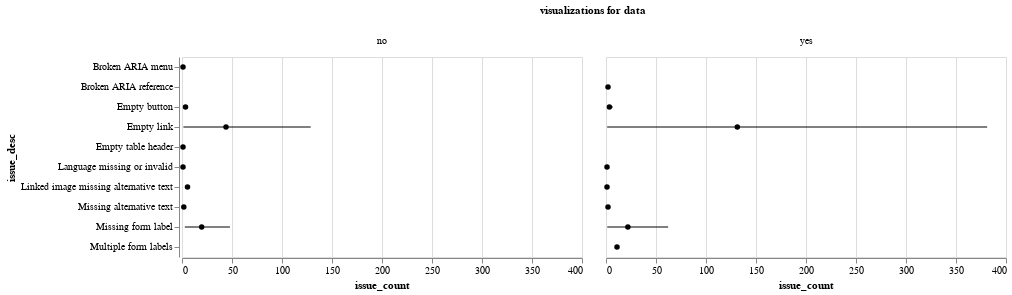

Here is the notebook cell this chart was saved with:
### Code cell
base = alt.Chart(df[df.issue_type == 'error']).mark_point(color='black', filled=True).encode(
    y='issue_desc:N',
    x=alt.X('mean(issue_count):Q')
)
err = base.mark_errorbar(extent='ci').encode(
    x=alt.X('mean(issue_count):Q')
)
(base + err).facet(column=alt.Column('visualizations for data:N'))
